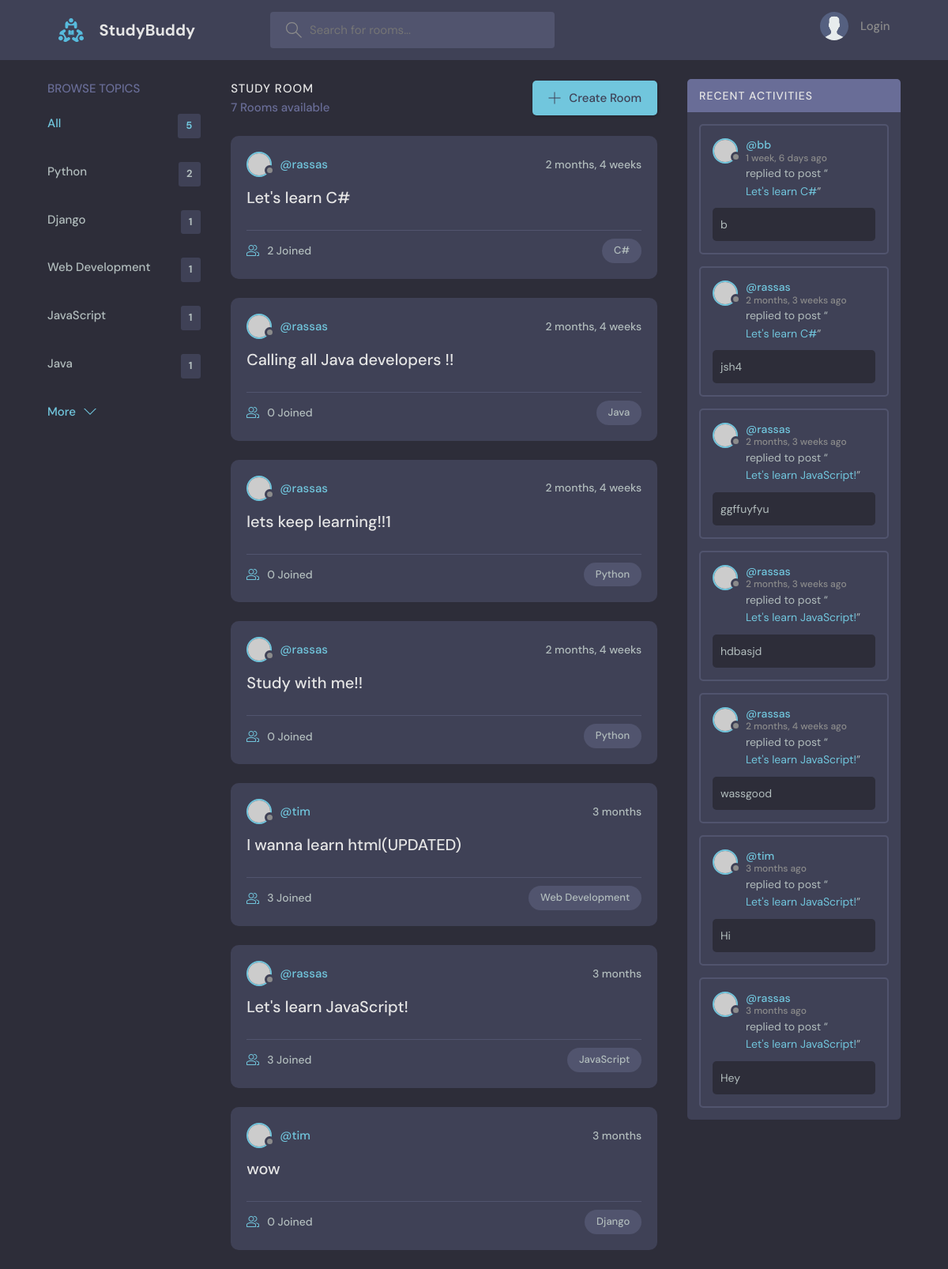
The page / on the database its author committed.
### base/models.py (models this page shows, shortened)
class Topic(models.Model):
    name = models.CharField(max_length=200)

class Room(models.Model):
    host = models.ForeignKey(User, on_delete=models.SET_NULL, null=True)
    topic = models.ForeignKey(Topic, on_delete=models.SET_NULL, null=True)
    name = models.CharField(max_length=200)
    description = models.TextField(null=True, blank=True)
    participants = models.ManyToManyField(User, related_name='participants',blank=True)
    updated = models.DateTimeField(auto_now=True)
    created = models.DateTimeField(auto_now_add=True)
    class Meta:
        ordering = ['-updated', '-created']

class Message(models.Model):
    user = models.ForeignKey(User, on_delete=models.CASCADE)
    room = models.ForeignKey(Room, on_delete=models.CASCADE)
    body = models.TextField()
    updated = models.DateTimeField(auto_now=True)
    created = models.DateTimeField(auto_now_add=True)
    class Meta:
        ordering = ['-updated', '-created']

### base/views.py (the view)
# urls.py: path('', views.home, name='home'),
def home(request):
    q = request.GET.get('q') if request.GET.get('q') != None else ''
    rooms = Room.objects.filter(Q(topic__name__icontains=q) |
                                Q(name__icontains=q) |
                                Q(description__icontains=q)
                                )
    topics = Topic.objects.all()[0:5]
    room_count = rooms.count()
    room_messages= Message.objects.filter(Q(room__topic__name__icontains=q)   )
    context = {'rooms':rooms, 'topics':topics, 'room_count':room_count
               , 'room_messages':room_messages}
    return render(request, 'base/home.html', context)

### base/templates/base/home.html (shortened to what this page needs)
{% extends 'main.html' %}
{% block content %}
    <main class="layout layout--3">
      <div class="container">
        {% include 'base/topics_component.html' %}
        <div class="roomList">
          <div class="roomList__header">
            <div>
              <h2>Study Room</h2>
              <p>{{room_count}} Rooms available</p>
            </div>
            <a class="btn btn--main" href="{% url 'create-room' %}">
              <svg version="1.1" xmlns="http://www.w3.org/2000/svg" width="32" height="32" viewBox="0 0 32 32">
                <title>add</title>
                <path
                  d="M16.943 0.943h-1.885v14.115h-14.115v1.885h14.115v14.115h1.885v-14.115h14.115v-1.885h-14.115v-14.115z"
                ></path>
              </svg>
              Create Room
            </a>
          </div>
          {% include 'base/feed_component.html' %}
        </div>
        {% include 'base/activity_component.html' %}
      </div>
    </main>
{% endblock %}

### base/templates/base/topics_component.html
<div class="topics">
          <div class="topics__header">
            <h2>Browse Topics</h2>
          </div>
          <ul class="topics__list">
            <li>
              <a href="{% url 'home' %}" class="active">All <span>{{topics.count}}</span></a>
            </li>
            {% for topic in topics %}
              <li>
              <a href="{% url 'home' %}?q={{topic.name}}">{{topic.name}} <span>{{topic.room_set.all.count}}</span></a>
            </li>
              {% endfor %}
          </ul>
          <a class="btn btn--link" href="{% url 'topics' %}">
            More
            <svg version="1.1" xmlns="http://www.w3.org/2000/svg" width="32" height="32" viewBox="0 0 32 32">
              <title>chevron-down</title>
              <path d="M16 21l-13-13h-3l16 16 16-16h-3l-13 13z"></path>
            </svg>
          </a>
        </div>

### base/templates/base/feed_component.html (shortened to what this page needs)
{% for room in rooms %}
<div class="roomListRoom">
            <div class="roomListRoom__header">
              <a href="{% url 'user-profile' room.host.id %}" class="roomListRoom__author">
                <div class="avatar avatar--small">
                  <img src="https://randomuser.me/api/portraits/women/11.jpg" />
                </div>
                <span>@{{room.host.username}}</span>
              </a>
              <div class="roomListRoom__actions">
                <span>{{room.created|timesince}}</span>
              </div>
            </div>
            <div class="roomListRoom__content">
              <a href="{% url 'room' room.id%}">{{room.name}}</a>
            </div>
            <div class="roomListRoom__meta">
              <a href="{% url 'room' room.id%}" class="roomListRoom__joined">
                  {{room.participants.all.count}} Joined
              </a>
              <p class="roomListRoom__topic">{{room.topic.name}}</p>
            </div>
          </div>
{% endfor %}

### base/templates/base/activity_component.html (shortened to what this page needs)
<div class="activities">
          <div class="activities__header">
            <h2>Recent Activities</h2>
          </div>
          {% for message in room_messages %}
          <div class="activities__box">
            <div class="activities__boxHeader roomListRoom__header">
              <a href="{% url 'user-profile' message.user.id %}" class="roomListRoom__author">
                <div class="avatar avatar--small">
                  <img src="https://randomuser.me/api/portraits/women/11.jpg" />
                </div>
                <p>
                  @{{message.user}}
                  <span>{{message.created|timesince}} ago</span>
                </p>
              </a>
            </div>
            <div class="activities__boxContent">
              <p>replied to post “<a href="{% url 'room' message.room.id %}">{{message.room.name}}</a>”</p>
              <div class="activities__boxRoomContent">
                {{message.body}}
              </div>
            </div>
          </div>
          {% endfor %}
        </div>

### rows shown on the page
Topic: name "Python", room_set.all.count "2"
Topic: name "Django", room_set.all.count "1"
Topic: name "Web Development", room_set.all.count "1"
Topic: name "JavaScript", room_set.all.count "1"
Topic: name "Java", room_set.all.count "1"
Room: host.username "rassas", created "2 months, 4 weeks", name "Let's learn C#", participants.all.count "2", topic.name "C#"
Room: host.username "rassas", created "2 months, 4 weeks", name "Calling all Java developers !!", participants.all.count "0", topic.name "Java"
Room: host.username "rassas", created "2 months, 4 weeks", name "lets keep learning!!1", participants.all.count "0", topic.name "Python"
Room: host.username "rassas", created "2 months, 4 weeks", name "Study with me!!", participants.all.count "0", topic.name "Python"
Room: host.username "tim", created "3 months", name "I wanna learn html(UPDATED)", participants.all.count "3", topic.name "Web Development"
Room: host.username "rassas", created "3 months", name "Let's learn JavaScript!", participants.all.count "3", topic.name "JavaScript"
Room: host.username "tim", created "3 months", name "wow", participants.all.count "0", topic.name "Django"
Message: user "bb", created "1 week, 6 days", room.name "Let's learn C#", body "b"
Message: user "rassas", created "2 months, 3 weeks", room.name "Let's learn C#", body "jsh4"
Message: user "rassas", created "2 months, 3 weeks", room.name "Let's learn JavaScript!", body "ggffuyfyu"
Message: user "rassas", created "2 months, 3 weeks", room.name "Let's learn JavaScript!", body "hdbasjd"
Message: user "rassas", created "2 months, 4 weeks", room.name "Let's learn JavaScript!", body "wassgood"
Message: user "tim", created "3 months", room.name "Let's learn JavaScript!", body "Hi"
Message: user "rassas", created "3 months", room.name "Let's learn JavaScript!", body "Hey"

### other values the page prints
{{ topics.count }} "5"
{{ room_count }} "7"
